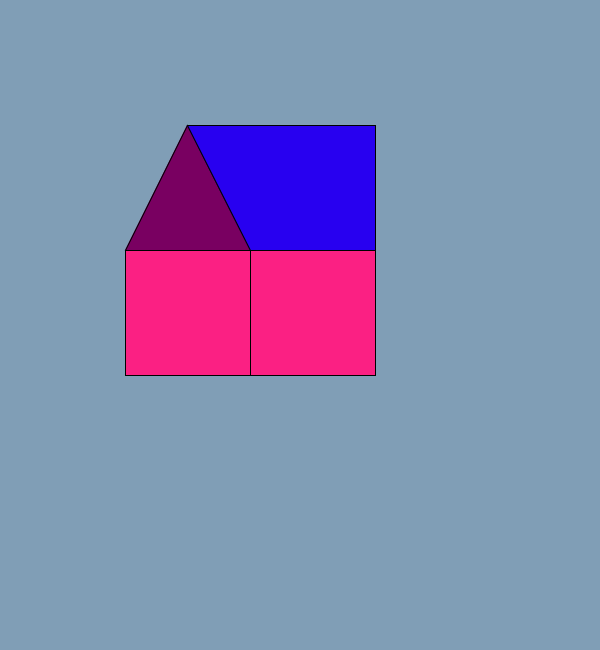
Frame 1 (no input)
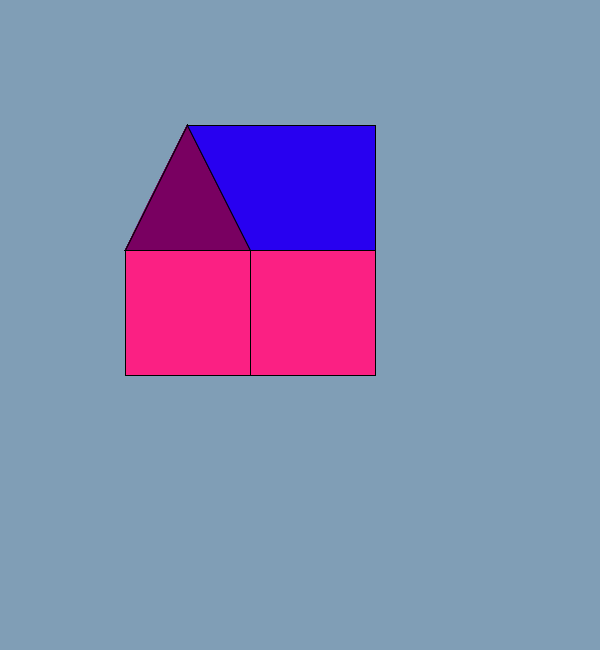
Frame 60 (the mouse pressed at the canvas centre just before this capture)
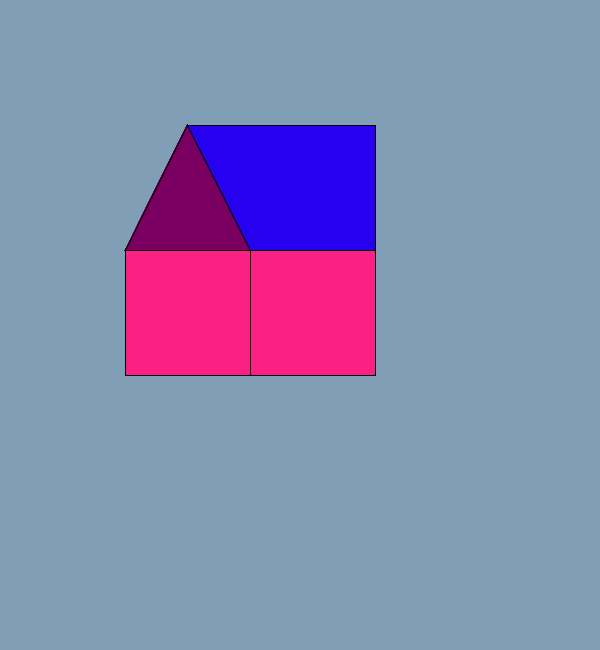
Frame 120 (the mouse held since frame 60 and released just before this capture)

The Processing sketch that drew these frames (run headless with seeded random() and noise(); from frame 60 on, the mouse is pressed at the canvas centre):

// Processing sketch: processing_140823
// ── processing_140823.pde

void setup (){
size(600,650);
background(128,158,182);
}
   
void draw(){
fill(251,32,131);
rect(125, 250, 250, 125);
fill(121,0,97);
triangle(125, 250, 187, 125, 250, 250);
fill(40,0,240);
quad(250, 250, 187, 125, 375, 125, 375, 250);
 line(250, 250, 250, 375);

}
